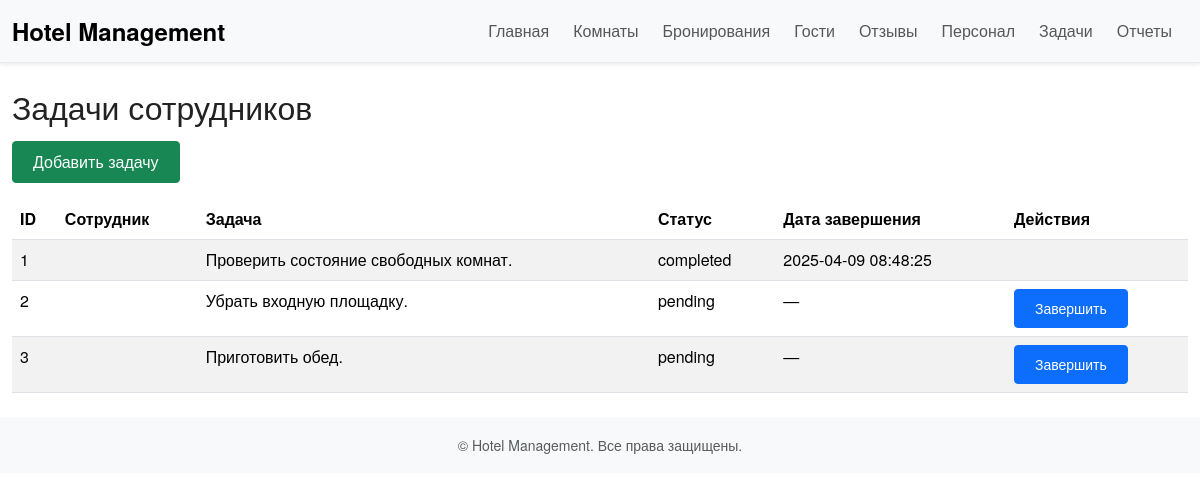
The page /tasks on the database its author committed.
### tables this page shows
CREATE TABLE task_reports (
            id INTEGER PRIMARY KEY AUTOINCREMENT,
            staff_id INTEGER NOT NULL,       -- Связь с таблицей сотрудников
            task TEXT NOT NULL,              -- Описание задачи
            status TEXT DEFAULT 'pending',   -- Статус задачи: pending, completed
            completed_at DATETIME,           -- Дата завершения задачи
            FOREIGN KEY (staff_id) REFERENCES staff(id) ON DELETE CASCADE
        );

### app.py (the view, shortened to what this page needs)
@app.route('/tasks', methods=['GET', 'POST'])
def manage_tasks():
    conn = get_db_connection()
    tasks = conn.execute('SELECT * FROM task_reports').fetchall()
    staff = conn.execute('SELECT * FROM staff').fetchall()
    conn.close()
    return render_template('tasks.html', tasks=tasks, staff=staff)

### app.py (called while the page is built)
def get_db_connection():
    conn = sqlite3.connect(DATABASE)
    conn.row_factory = sqlite3.Row  # позволит обращаться по именам столбцов
    return conn

### templates/tasks.html (shortened to what this page needs)
{% extends 'base.html' %}
{% block content %}
<h2>Задачи сотрудников</h2>
<a href="{{ url_for('add_task') }}" class="btn btn-success mb-3">Добавить задачу</a>
<table class="table table-striped table-hover">
  <thead>
    <tr>
      <th>ID</th>
      <th>Сотрудник</th>
      <th>Задача</th>
      <th>Статус</th>
      <th>Дата завершения</th>
      <th>Действия</th>
    </tr>
  </thead>
  <tbody>
    {% for task in tasks %}
    <tr>
      <td>{{ task['id'] }}</td>
      <td>{{ task['staff_name'] }}</td>
      <td>{{ task['task'] }}</td>
      <td>{{ task['status'] }}</td>
      <td>{{ task['completed_at'] or '—' }}</td>
      <td>
        {% if task['status'] == 'pending' %}
        <form action="{{ url_for('complete_task', task_id=task['id']) }}" method="post" style="display:inline;">
          <button type="submit" class="btn btn-primary btn-sm">Завершить</button>
        </form>
        {% endif %}
      </td>
    </tr>
    {% endfor %}
  </tbody>
</table>
{% endblock %}

### static/css/style.css (style rules this page uses)
html, body { background-color: #ffffff; color: #333333; font-family: 'Helvetica Neue', Arial, sans-serif; margin: 0; padding: 0; }
h1, h2, h3, h4, h5, h6 { font-weight: 300; color: #222222; margin-bottom: 1rem; }
.btn { border-radius: 0.25rem; padding: 0.5rem 1.25rem; }

### rows shown on the page
task_reports: id "1", task "Проверить состояние свободных комнат.", status "completed", completed_at "2025-04-09 08:48:25"
task_reports: id "2", task "Убрать входную площадку.", status "pending", task "—"
task_reports: id "3", task "Приготовить обед.", status "pending", task "—"
